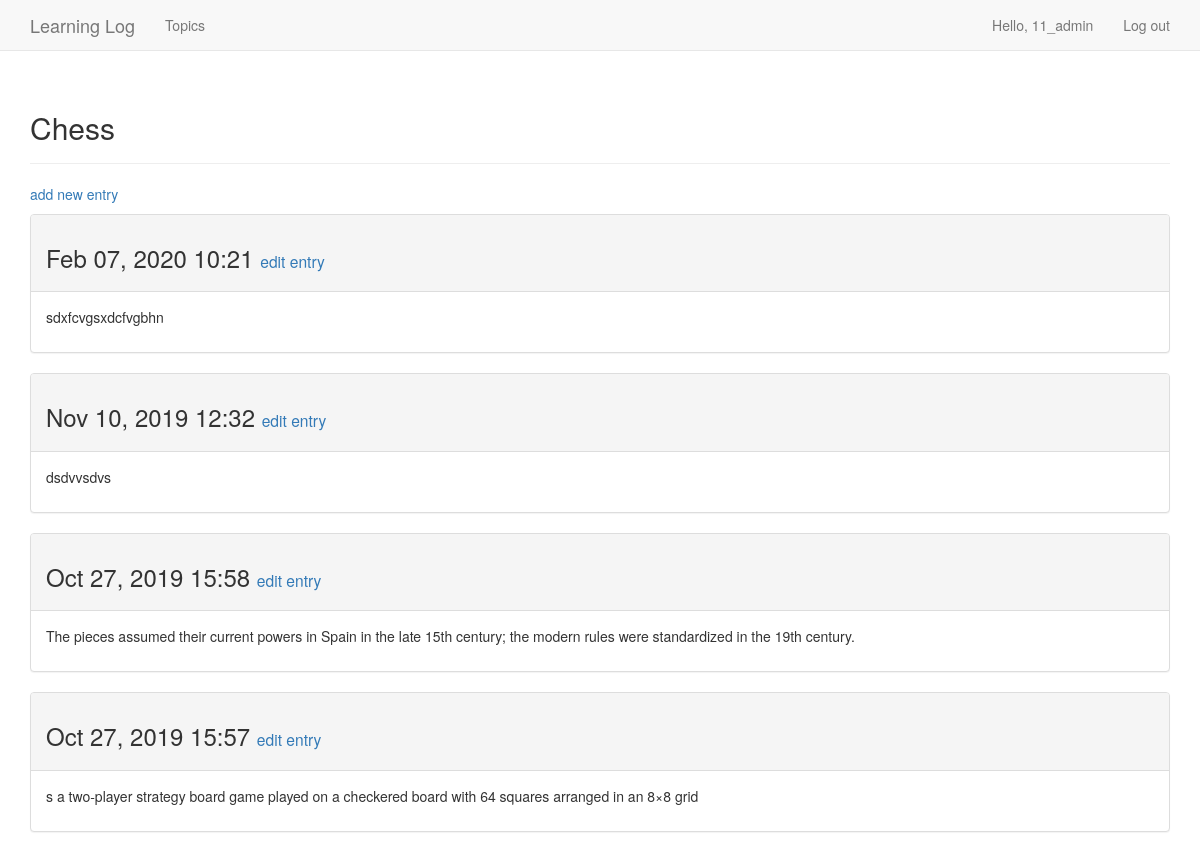
The page /topics/1/ (signed in) on the database its author committed.
### learning_logs/models.py (models this page shows, shortened)
class Topic(models.Model):
    text = models.CharField(max_length=200)
    date_added = models.DateTimeField(auto_now_add=True)
    owner = models.ForeignKey(User)
    def __str__(self):
        return self.text

class Entry(models.Model):
    topic = models.ForeignKey(Topic)
    text = models.TextField()
    date_added = models.DateTimeField(auto_now_add=True)
    class Meta:
        verbose_name_plural = 'entries'

### learning_logs/views.py (the view)
# urls.py: url(r'^topics/(?P<topic_id>\d+)/$', views.topic, name='topic'),
@login_required
def topic(request, topic_id):
    topic = get_object_or_404(Topic, id=topic_id)
    if topic.owner != request.user:
        raise Http404
    entries = topic.entry_set.order_by('-date_added')
    context = {'topic': topic, 'entries': entries}
    return render(request, 'learning_logs/topic.html', context)

### learning_logs/templates/learning_logs/topic.html
{% extends 'learning_logs/base.html' %}
{% load bootstrap3 %}
{% block header %}
    <h2>{{ topic }}</h2>
{% endblock header %}
{% block content %}
  <p>
    <a href="{% url 'learning_logs:new_entry' topic.id %}">add new entry</a>
</p>
  {% for entry in entries %}
      <div class="panel panel-default">
        <div class="panel-heading">
          <h3>
            {{ entry.date_added|date:'M d, Y H:i' }}
            <small>
              <a href="{% url 'learning_logs:edit_entry' entry.id %}">edit entry</a>
            </small>
          </h3>
        </div>
        <div class="panel-body">
          {{ entry.text|linebreaks }}
        </div>
      </div>
  {% empty %}
      There are no entries for this topic yet.
  {% endfor %}
{% endblock content %}

### learning_logs/templates/learning_logs/base.html (shortened to what this page needs)
{% load bootstrap3 %}
<!DOCTYPE html>
<html lang="en">
<head>
	{% bootstrap_css %}
</head>
<body>
	<nav class="navbar navbar-default navbar-static-top">
		<div class="container">
			<div class="navbar-header">
				<a class="navbar-brand" href="{% url 'learning_logs:index' %}">Learning Log</a>
			</div>
			<div id="navbar" class="navbar-collapse collapse">
				<ul class="nav navbar-nav">
					<li><a href="{% url 'learning_logs:topics' %}">Topics</a></li>
				</ul>
				<ul class="nav navbar-nav navbar-right">
					{% if user.is_authenticated %}
						<li><a>Hello, {{ user.username }}  </a></li>
						<li><a href="{% url 'users:logout' %}">Log out</a></li>
					{% else %}
						<li><a href="{% url 'users:register' %}">Register</a></li>
						<li><a href="{% url 'users:login' %}">Login</a></li>
					{% endif %}
				</ul>
			</div>
		</div>
	  </nav>
	  <div class="container">
		  <div class="page-header">
			{% block header %}{% endblock header %}
		  </div>
		  <div>
			  {% block content %} {% endblock content %}
		  </div>
	  </div>
</body>
</html>

### rows shown on the page
Topic: text "Chess"
Entry: date_added "Feb 07, 2020 10:21", text "sdxfcvgsxdcfvgbhn"
Entry: date_added "Nov 10, 2019 12:32", text "dsdvvsdvs"
Entry: date_added "Oct 27, 2019 15:58", text "The pieces assumed their current powers in Spain in the late 15th century; the modern rules were standardized in the 19th century."
Entry: date_added "Oct 27, 2019 15:57", text "s a two-player strategy board game played on a checkered board with 64 squares arranged in an 8×8 grid"

### other values the page prints
{{ user.username }} "11_admin"
